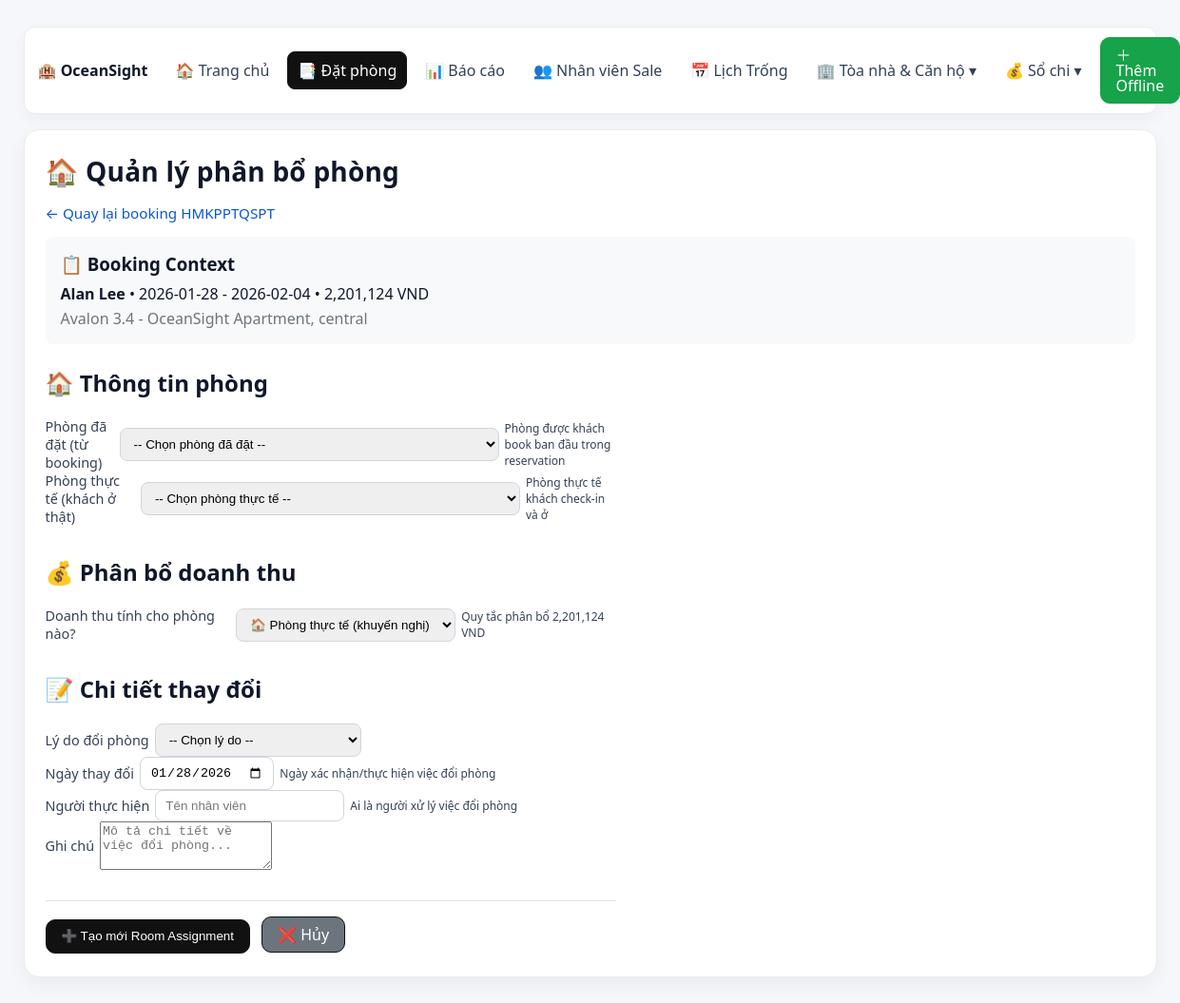
Page /bookings/6/room-assignment on the earlier database version.
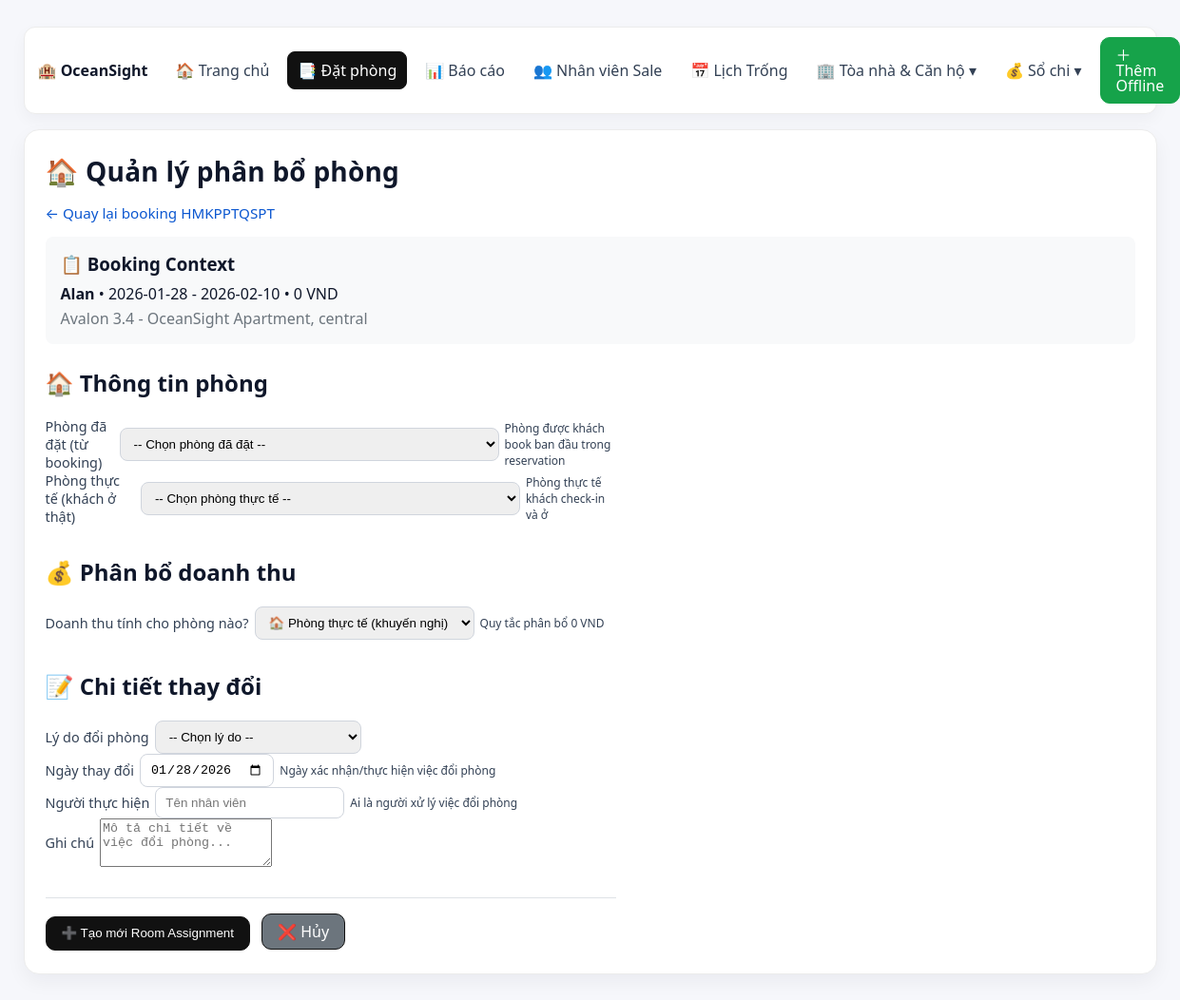
Same page on the later database version.
### models.py (models this page shows)
class Booking(SQLModel, table=True):
    id: Optional[int] = Field(default=None, primary_key=True)
    confirmation_code: Optional[str] = None
    property_id: Optional[int] = Field(default=None, foreign_key="property.id")
    channel_id: Optional[int] = Field(default=None, foreign_key="channel.id")
    start_date: Optional[date] = None
    end_date: Optional[date] = None
    num_nights: Optional[int] = None
    num_adults: Optional[int] = None
    num_children: Optional[int] = None
    num_infants: Optional[int] = None
    booking_date: Optional[date] = None
    status: Optional[str] = None
    total_payout_vnd: Optional[int] = None
    guest_name: Optional[str] = None
    guest_contact: Optional[str] = None
    listing_raw: Optional[str] = None
    salesperson_id: Optional[int] = Field(default=None, foreign_key="salesperson.id")
    notes: Optional[str] = None

### main.py (the view)
@app.get("/bookings/{booking_id}/room-assignment", response_class=HTMLResponse)
async def get_room_assignment_form(request: Request, booking_id: int):
    with get_session_context() as session:
        booking_service = BookingService(session)
        booking_result = booking_service.get_booking_detail(booking_id)
        if not booking_result["success"]:
            return templates.TemplateResponse("upload.html", {
                "request": request,
                "msg": booking_result["message"],
                "success": False
            })
        booking = booking_result["data"]
        assignment_result = booking_service.get_booking_room_assignment(booking_id)
        room_assignment = assignment_result["data"] if assignment_result["success"] else None
        properties = session.exec(select(Property).order_by(Property.property_short, Property.property_name)).all()
        return templates.TemplateResponse("room_assignment.html", {
            "request": request,
            "booking": booking,
            "room_assignment": room_assignment,
            "properties": properties
        })

### templates/room_assignment.html (shortened to what this page needs)
{% extends "layout.html" %}
{% block content %}
<h1>🏠 Quản lý phân bổ phòng</h1>
<p class="muted">
  <a href="/bookings/{{ booking.id }}">← Quay lại booking {{ booking.confirmation_code }}</a>
</p>
<div style="background: #f8f9fa; padding: 16px; border-radius: 8px; margin-bottom: 24px;">
  <h3 style="margin: 0 0 8px 0;">📋 Booking Context</h3>
  <p style="margin: 0;"><strong>{{ booking.guest_name }}</strong> • {{ booking.start_date }} - {{ booking.end_date }} • {{ "{:,}".format(booking.total_payout_vnd or 0) }} VND</p>
  <p style="margin: 4px 0 0 0; color: #6c757d;">{{ booking.listing_raw or booking.property_short }}</p>
</div>
<form method="post" action="/bookings/{{ booking.id }}/room-assignment" style="max-width: 600px;">
  <h2>🏠 Thông tin phòng</h2>
  <label>Phòng đã đặt (từ booking)
    <select name="booked_room" required>
      <option value="">-- Chọn phòng đã đặt --</option>
    </select>
    <small>Phòng được khách book ban đầu trong reservation</small>
  </label>
  <label>Phòng thực tế (khách ở thật)
    <select name="actual_room" required>
      <option value="">-- Chọn phòng thực tế --</option>
    </select>
    <small>Phòng thực tế khách check-in và ở</small>
  </label>
  <h2 style="margin-top: 32px;">💰 Phân bổ doanh thu</h2>
  <label>Doanh thu tính cho phòng nào?
    <select name="revenue_attribution" required>
      <option value="actual_room" {{ 'selected' if (room_assignment and room_assignment.revenue_attribution == 'actual_room') or not room_assignment else '' }}>
        🏠 Phòng thực tế (khuyến nghị)
      </option>
    </select>
    <small>Quy tắc phân bổ {{ "{:,}".format(booking.total_payout_vnd or 0) }} VND</small>
  </label>
  <h2 style="margin-top: 32px;">📝 Chi tiết thay đổi</h2>
  <label>Lý do đổi phòng
    <select name="change_reason" required>
      <option value="" {{ 'selected' if not room_assignment or not room_assignment.change_reason else '' }}>-- Chọn lý do --</option>
    </select>
  </label>
  <label>Ngày thay đổi
    <input type="date" name="changed_date"
           value="{{ room_assignment.changed_date if room_assignment and room_assignment.changed_date else booking.start_date }}">
    <small>Ngày xác nhận/thực hiện việc đổi phòng</small>
  </label>
  <label>Người thực hiện
    <input type="text" name="changed_by"
           value="{{ room_assignment.changed_by if room_assignment else '' }}"
           placeholder="Tên nhân viên">
    <small>Ai là người xử lý việc đổi phòng</small>
  </label>
  <label>Ghi chú
    <textarea name="notes" rows="3" placeholder="Mô tả chi tiết về việc đổi phòng...">{{ room_assignment.notes if room_assignment else '' }}</textarea>
  </label>
  <div style="margin-top: 32px; padding-top: 16px; border-top: 1px solid #dee2e6;">
    <button type="submit" class="btn" style="margin-right: 8px;">
      {{ '💾 Cập nhật' if room_assignment else '➕ Tạo mới' }} Room Assignment
    </button>
    <a href="/bookings/{{ booking.id }}" class="btn" style="background: #6c757d;">❌ Hủy</a>
  </div>
</form>
{% endblock %}

Differences in the rows shown:
changed Booking "Avalon 3.4 - OceanSight Apartment, central": guest_name "Alan Lee" → "Alan"; end_date "2026-02-04" → "2026-02-10"; total_payout_vnd "2,201,124" → "0"
